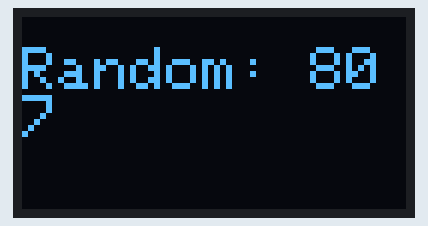
A sketch run on a simulated Arduino Uno, built with avr-gcc and run on an emulated ATmega328P. Shown: 128×64 one-colour display. Random numbers use the default seed unless the sketch sets one.

Above: at 0.1 s.
At 4.2 s:
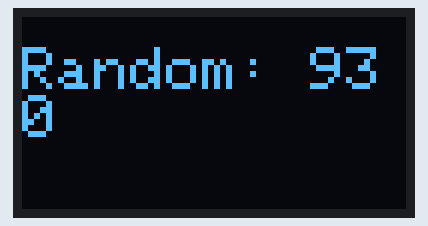
At 9.4 s:
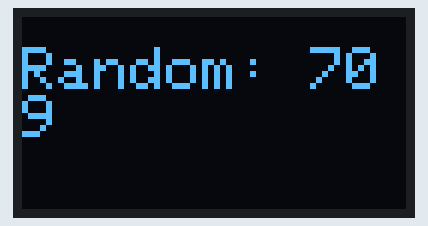
At 18.6 s:
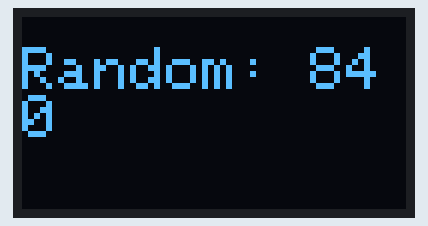
At 27.9 s:
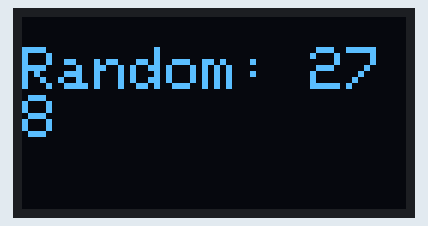
At 38.2 s:
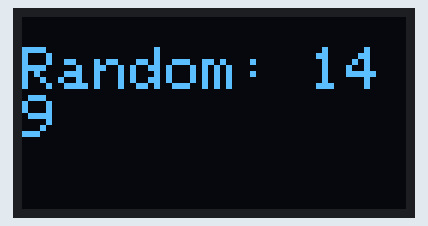

The sketch:

_4__Code_Test_oled_display.ino
```cpp
#include <Wire.h>
#include <Adafruit_GFX.h>
#include <Adafruit_SSD1306.h>
#include <stdlib.h>

#define SCREEN_WIDTH 128  // ความกว้างของหน้าจอ OLED
#define SCREEN_HEIGHT 64  // ความสูงของหน้าจอ OLED
#define OLED_RESET -1     // ไม่มีขาสำหรับรีเซ็ต
Adafruit_SSD1306 display(SCREEN_WIDTH, SCREEN_HEIGHT, &Wire, OLED_RESET);

void setup() {
  // เริ่มต้นการสื่อสารกับจอ OLED
  if(!display.begin(SSD1306_SWITCHCAPVCC, 0x3C)) {
    Serial.println(F("OLED ไม่สามารถทำงานได้"));
    for(;;);
  }
  display.clearDisplay(); // ลบข้อมูลบนหน้าจอ
  display.setTextSize(2); // ขนาดตัวอักษร
  display.setTextColor(SSD1306_WHITE); // สีของข้อความ (ขาว)
  display.setCursor(0,10); // กำหนดตำแหน่งข้อความที่จะแสดง
  display.display();
}

void loop() {
  display.clearDisplay(); // ลบข้อมูลเก่าออกจากหน้าจอ

  // สุ่มตัวเลขระหว่าง 0 ถึง 999
  int randomNumber = random(0, 1000);

  // แสดงตัวเลขสุ่มบนหน้าจอ
  display.setCursor(0, 10);
  display.print("Random: ");
  display.print(randomNumber);

  display.display(); // อัปเดตหน้าจอแสดงผล

  delay(1000); // หน่วงเวลา 1 วินาที
}
```

Measured:
- what the display in image 0 shows lasts 1.0 s, from 0.1 s to 1.1 s
